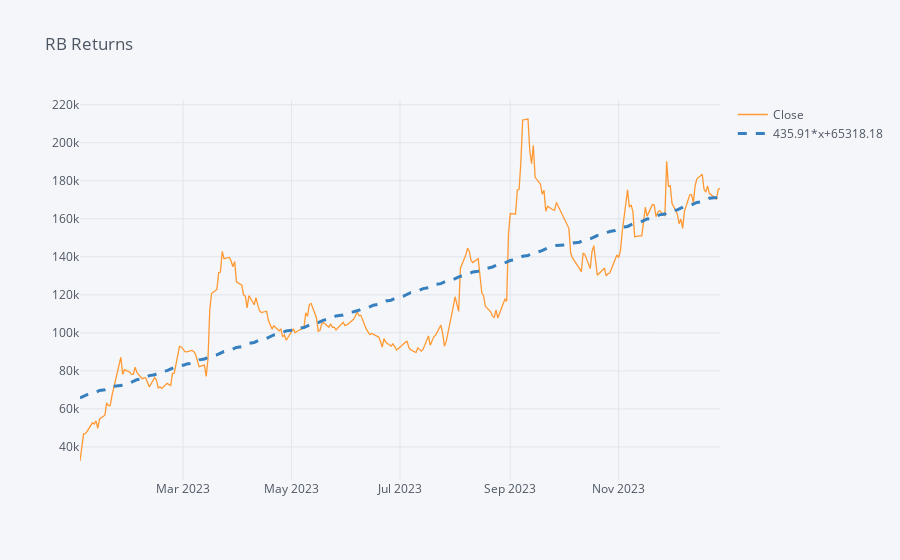

The notebook cell saved with this chart:
### Code cell
import pandas as pd
import cufflinks as cf
import numpy as np
import warnings
from datetime import datetime
warnings.filterwarnings("ignore")
cf.set_config_file(theme='pearl', world_readable=False)
cf.go_offline()
single_stock = fdr.DataReader('277810', '2023-01-01', '2023-12-31')
single_stock['Close'].iplot(title='RB Returns', bestfit=True, bestfit_colors=['blue']) # 수익률 시각화, bestfit:최적 경향선 추가(추세 파악 용이)

### Figure 1 — Plotly figure (JSON) as saved in the notebook; plotly's stock layout.template omitted (floating-point values rounded to 4 significant figures; data arrays with more than 128 entries replaced by an {"elided": "..."} marker saying what was removed)
{"data": [{"line": {"color": "rgba(255, 153, 51, 1.0)", "dash": "solid", "shape": "linear", "width": 1.3}, "mode": "lines", "name": "Close", "text": "", "type": "scatter", "x": {"elided": "245 str values"}, "y": {"elided": "245 int values"}}, {"line": {"color": "rgba(55, 128, 191, 1.0)", "dash": "dash", "shape": "linear", "width": 3}, "mode": "lines", "name": "435.91*x+65318.18", "type": "scatter", "x": {"elided": "245 str values"}, "y": {"elided": "245 float values"}}], "layout": {"legend": {"bgcolor": "#F5F6F9", "font": {"color": "#4D5663"}}, "paper_bgcolor": "#F5F6F9", "plot_bgcolor": "#F5F6F9", "title": {"font": {"color": "#4D5663"}, "text": "RB Returns"}, "xaxis": {"gridcolor": "#E1E5ED", "showgrid": true, "tickfont": {"color": "#4D5663"}, "title": {"font": {"color": "#4D5663"}, "text": ""}, "zerolinecolor": "#E1E5ED"}, "yaxis": {"gridcolor": "#E1E5ED", "showgrid": true, "tickfont": {"color": "#4D5663"}, "title": {"font": {"color": "#4D5663"}, "text": ""}, "zerolinecolor": "#E1E5ED"}}}
